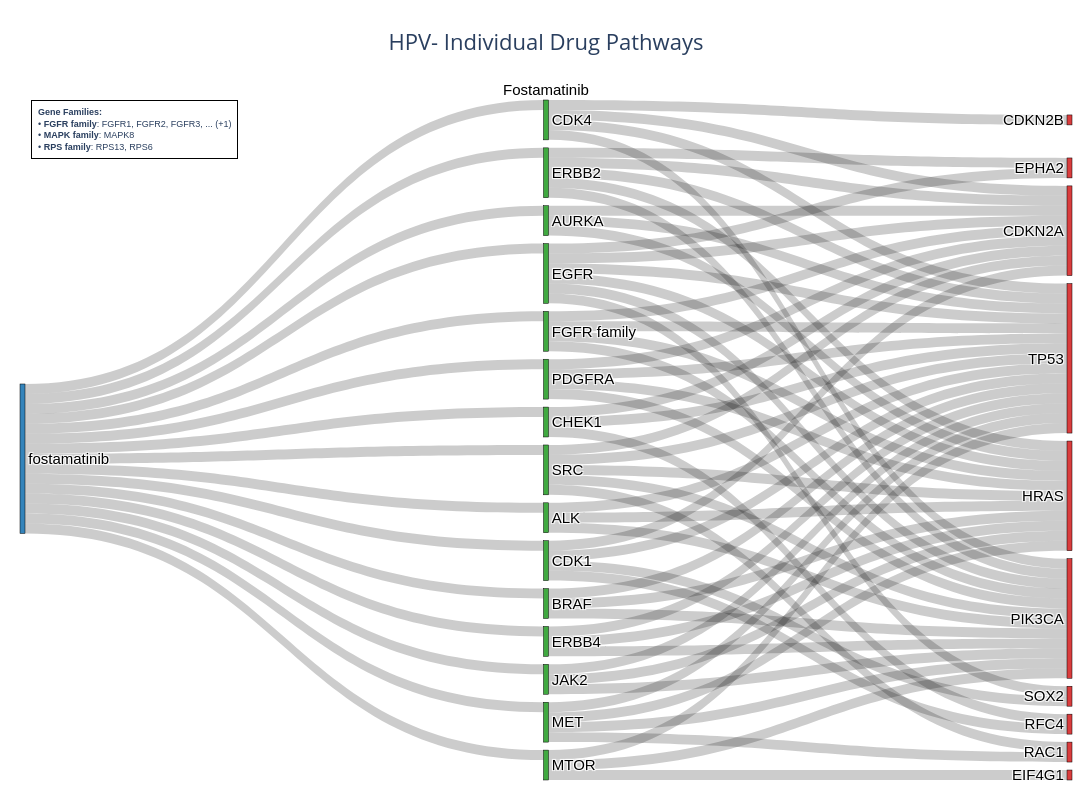
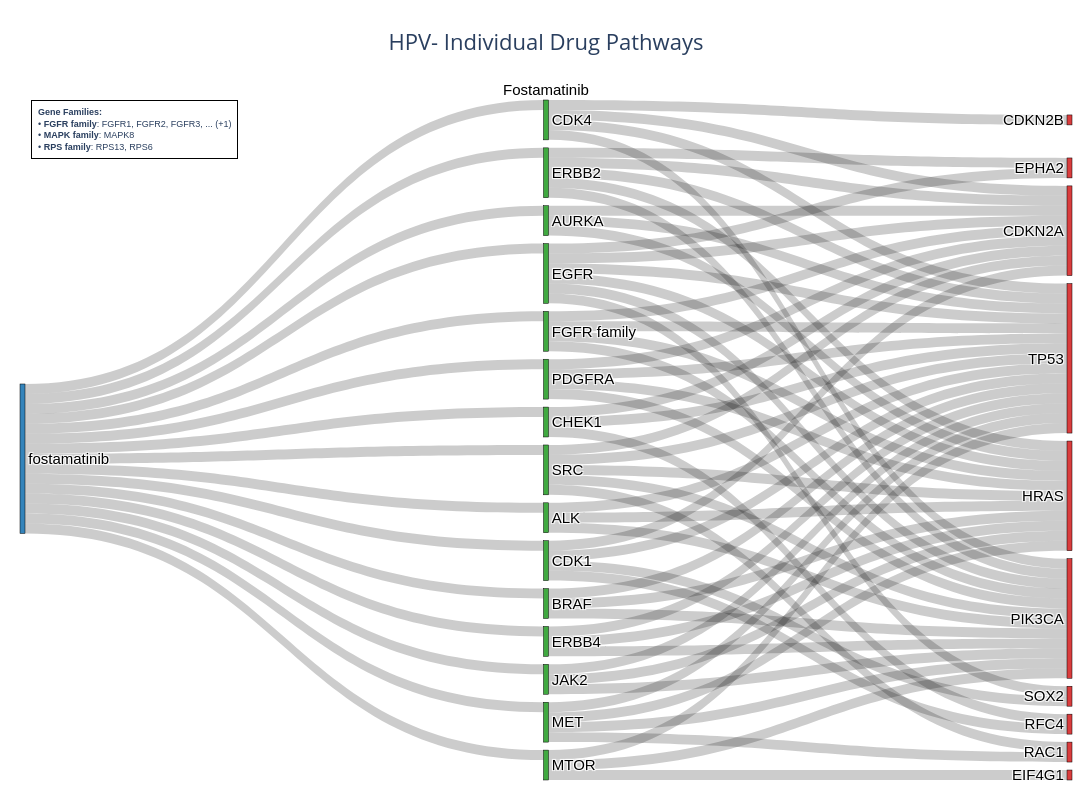

The cell these charts' notebook holds for them, in order:
### Code cell
### examples of checking specific genes and drugs
create_single_drug_diagram('fostamatinib', cohort='HPV-')

### Figure 1 — Plotly figure (JSON) as saved in the notebook; plotly's stock layout.template omitted (floating-point values rounded to 4 significant figures)
{"data": [{"arrangement": "snap", "domain": {"x": [0, 1], "y": [0, 1]}, "link": {"color": "rgba(0, 0, 0, 0.2)", "source": [0, 0, 0, 0, 0, 0, 0, 0, 0, 0, 0, 0, 0, 0, 0, 14, 10, 12, 9, 7, 7, 1, 8, 8, 15, 15, 15, 7, 14, 14, 3, 10, 11, 13, 13, 3, 6, 6, 6, 4, 4, 4, 4, 12, 12, 12, 9, 9, 10, 5, 5, 7, 7, 7, 10, 15, 15, 11, 11, 2, 2, 13, 3, 1, 1, 14, 8, 8, 8, 5, 5, 2], "target": [12, 9, 5, 7, 4, 10, 15, 11, 2, 6, 13, 3, 1, 14, 8, 21, 21, 21, 21, 21, 16, 21, 21, 16, 21, 25, 16, 25, 25, 16, 21, 16, 21, 21, 25, 25, 23, 16, 25, 24, 23, 16, 25, 20, 25, 22, 20, 25, 20, 21, 25, 20, 24, 19, 25, 20, 22, 20, 25, 20, 25, 18, 20, 20, 25, 20, 20, 25, 19, 17, 16, 16], "value": [1, 1, 1, 1, 1, 1, 1, 1, 1, 1, 1, 1, 1, 1, 1, 1, 1, 1, 1, 1, 1, 1, 1, 1, 1, 1, 1, 1, 1, 1, 1, 1, 1, 1, 1, 1, 1, 1, 1, 1, 1, 1, 1, 1, 1, 1, 1, 1, 1, 1, 1, 1, 1, 1, 1, 1, 1, 1, 1, 1, 1, 1, 1, 1, 1, 1, 1, 1, 1, 1, 1, 1]}, "node": {"color": ["rgba(31, 119, 180, 0.9)", "rgba(44, 160, 44, 0.9)", "rgba(44, 160, 44, 0.9)", "rgba(44, 160, 44, 0.9)", "rgba(44, 160, 44, 0.9)", "rgba(44, 160, 44, 0.9)", "rgba(44, 160, 44, 0.9)", "rgba(44, 160, 44, 0.9)", "rgba(44, 160, 44, 0.9)", "rgba(44, 160, 44, 0.9)", "rgba(44, 160, 44, 0.9)", "rgba(44, 160, 44, 0.9)", "rgba(44, 160, 44, 0.9)", "rgba(44, 160, 44, 0.9)", "rgba(44, 160, 44, 0.9)", "rgba(44, 160, 44, 0.9)", "rgba(214, 39, 40, 0.9)", "rgba(214, 39, 40, 0.9)", "rgba(214, 39, 40, 0.9)", "rgba(214, 39, 40, 0.9)", "rgba(214, 39, 40, 0.9)", "rgba(214, 39, 40, 0.9)", "rgba(214, 39, 40, 0.9)", "rgba(214, 39, 40, 0.9)", "rgba(214, 39, 40, 0.9)", "rgba(214, 39, 40, 0.9)"], "label": ["fostamatinib", "ALK", "AURKA", "BRAF", "CDK1", "CDK4", "CHEK1", "EGFR", "ERBB2", "ERBB4", "FGFR family", "JAK2", "MET", "MTOR", "PDGFRA", "SRC", "CDKN2A", "CDKN2B", "EIF4G1", "EPHA2", "HRAS", "PIK3CA", "RAC1", "RFC4", "SOX2", "TP53"], "line": {"color": "black", "width": 0.5}, "pad": 8, "thickness": 5}, "textfont": {"color": "black", "family": "Arial", "size": 15}, "type": "sankey", "valueformat": ".0f"}], "layout": {"annotations": [{"font": {"color": "black", "family": "Arial", "size": 15}, "showarrow": false, "text": "Fostamatinib", "x": 0.5, "xanchor": "center", "xref": "paper", "y": 1, "yanchor": "bottom", "yref": "paper"}, {"align": "left", "bgcolor": "rgba(255, 255, 255, 0.9)", "bordercolor": "black", "borderpad": 6, "borderwidth": 1, "font": {"family": "Arial", "size": 9}, "showarrow": false, "text": "<b>Gene Families:</b><br>• <b>FGFR family</b>: FGFR1, FGFR2, FGFR3, ... (+1)<br>• <b>MAPK family</b>: MAPK8<br>• <b>RPS family</b>: RPS13, RPS6", "x": 0.01, "xanchor": "left", "xref": "paper", "y": 1, "yanchor": "top", "yref": "paper"}], "font": {"size": 14}, "height": 800, "margin": {"b": 20, "l": 20, "r": 20, "t": 100}, "showlegend": false, "title": {"font": {"size": 22}, "text": "HPV- Individual Drug Pathways<br>", "x": 0.5, "xanchor": "center"}, "width": 1200}}

### Figure 2 — Plotly figure (JSON) as saved in the notebook; plotly's stock layout.template omitted (floating-point values rounded to 4 significant figures)
{"data": [{"arrangement": "snap", "domain": {"x": [0, 1], "y": [0, 1]}, "link": {"color": "rgba(0, 0, 0, 0.2)", "source": [0, 0, 0, 0, 0, 0, 0, 0, 0, 0, 0, 0, 0, 0, 0, 14, 10, 12, 9, 7, 7, 1, 8, 8, 15, 15, 15, 7, 14, 14, 3, 10, 11, 13, 13, 3, 6, 6, 6, 4, 4, 4, 4, 12, 12, 12, 9, 9, 10, 5, 5, 7, 7, 7, 10, 15, 15, 11, 11, 2, 2, 13, 3, 1, 1, 14, 8, 8, 8, 5, 5, 2], "target": [12, 9, 5, 7, 4, 10, 15, 11, 2, 6, 13, 3, 1, 14, 8, 21, 21, 21, 21, 21, 16, 21, 21, 16, 21, 25, 16, 25, 25, 16, 21, 16, 21, 21, 25, 25, 23, 16, 25, 24, 23, 16, 25, 20, 25, 22, 20, 25, 20, 21, 25, 20, 24, 19, 25, 20, 22, 20, 25, 20, 25, 18, 20, 20, 25, 20, 20, 25, 19, 17, 16, 16], "value": [1, 1, 1, 1, 1, 1, 1, 1, 1, 1, 1, 1, 1, 1, 1, 1, 1, 1, 1, 1, 1, 1, 1, 1, 1, 1, 1, 1, 1, 1, 1, 1, 1, 1, 1, 1, 1, 1, 1, 1, 1, 1, 1, 1, 1, 1, 1, 1, 1, 1, 1, 1, 1, 1, 1, 1, 1, 1, 1, 1, 1, 1, 1, 1, 1, 1, 1, 1, 1, 1, 1, 1]}, "node": {"color": ["rgba(31, 119, 180, 0.9)", "rgba(44, 160, 44, 0.9)", "rgba(44, 160, 44, 0.9)", "rgba(44, 160, 44, 0.9)", "rgba(44, 160, 44, 0.9)", "rgba(44, 160, 44, 0.9)", "rgba(44, 160, 44, 0.9)", "rgba(44, 160, 44, 0.9)", "rgba(44, 160, 44, 0.9)", "rgba(44, 160, 44, 0.9)", "rgba(44, 160, 44, 0.9)", "rgba(44, 160, 44, 0.9)", "rgba(44, 160, 44, 0.9)", "rgba(44, 160, 44, 0.9)", "rgba(44, 160, 44, 0.9)", "rgba(44, 160, 44, 0.9)", "rgba(214, 39, 40, 0.9)", "rgba(214, 39, 40, 0.9)", "rgba(214, 39, 40, 0.9)", "rgba(214, 39, 40, 0.9)", "rgba(214, 39, 40, 0.9)", "rgba(214, 39, 40, 0.9)", "rgba(214, 39, 40, 0.9)", "rgba(214, 39, 40, 0.9)", "rgba(214, 39, 40, 0.9)", "rgba(214, 39, 40, 0.9)"], "label": ["fostamatinib", "ALK", "AURKA", "BRAF", "CDK1", "CDK4", "CHEK1", "EGFR", "ERBB2", "ERBB4", "FGFR family", "JAK2", "MET", "MTOR", "PDGFRA", "SRC", "CDKN2A", "CDKN2B", "EIF4G1", "EPHA2", "HRAS", "PIK3CA", "RAC1", "RFC4", "SOX2", "TP53"], "line": {"color": "black", "width": 0.5}, "pad": 8, "thickness": 5}, "textfont": {"color": "black", "family": "Arial", "size": 15}, "type": "sankey", "valueformat": ".0f"}], "layout": {"annotations": [{"font": {"color": "black", "family": "Arial", "size": 15}, "showarrow": false, "text": "Fostamatinib", "x": 0.5, "xanchor": "center", "xref": "paper", "y": 1, "yanchor": "bottom", "yref": "paper"}, {"align": "left", "bgcolor": "rgba(255, 255, 255, 0.9)", "bordercolor": "black", "borderpad": 6, "borderwidth": 1, "font": {"family": "Arial", "size": 9}, "showarrow": false, "text": "<b>Gene Families:</b><br>• <b>FGFR family</b>: FGFR1, FGFR2, FGFR3, ... (+1)<br>• <b>MAPK family</b>: MAPK8<br>• <b>RPS family</b>: RPS13, RPS6", "x": 0.01, "xanchor": "left", "xref": "paper", "y": 1, "yanchor": "top", "yref": "paper"}], "font": {"size": 14}, "height": 800, "margin": {"b": 20, "l": 20, "r": 20, "t": 100}, "showlegend": false, "title": {"font": {"size": 22}, "text": "HPV- Individual Drug Pathways<br>", "x": 0.5, "xanchor": "center"}, "width": 1200}}
